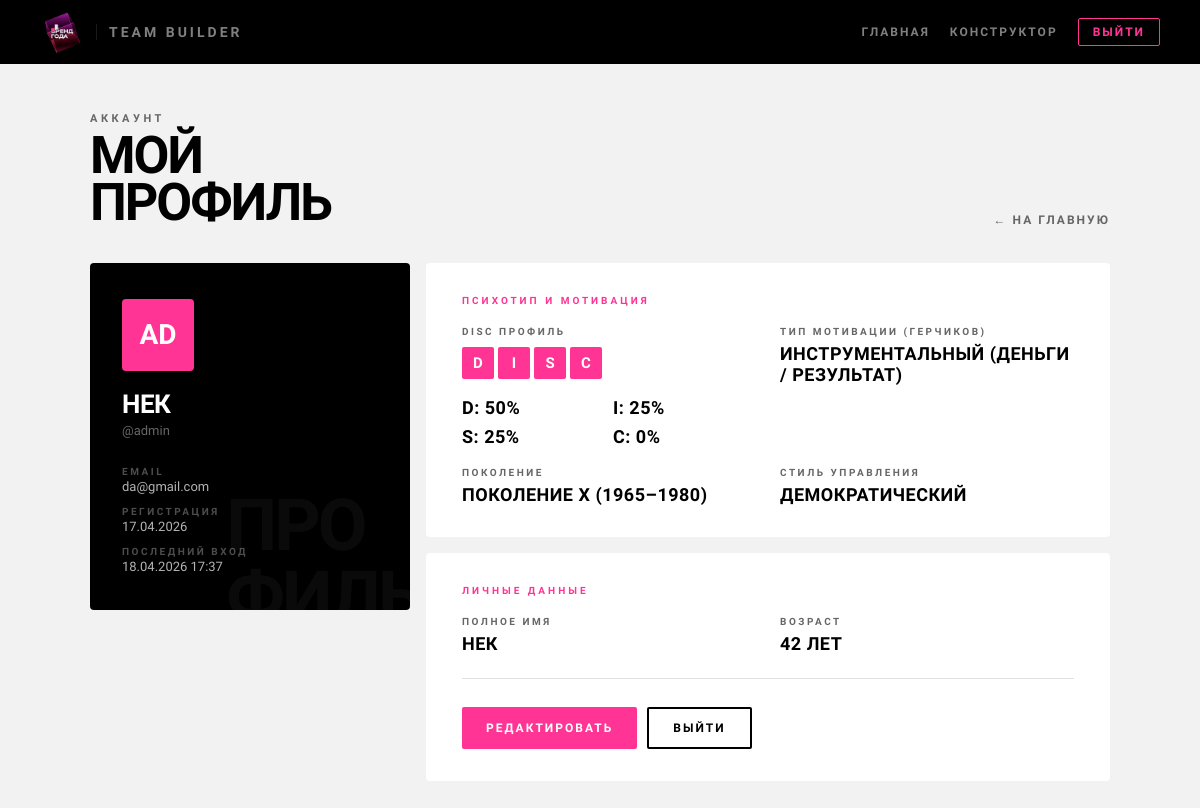
Page /profile/ (signed in) on the earlier database version.
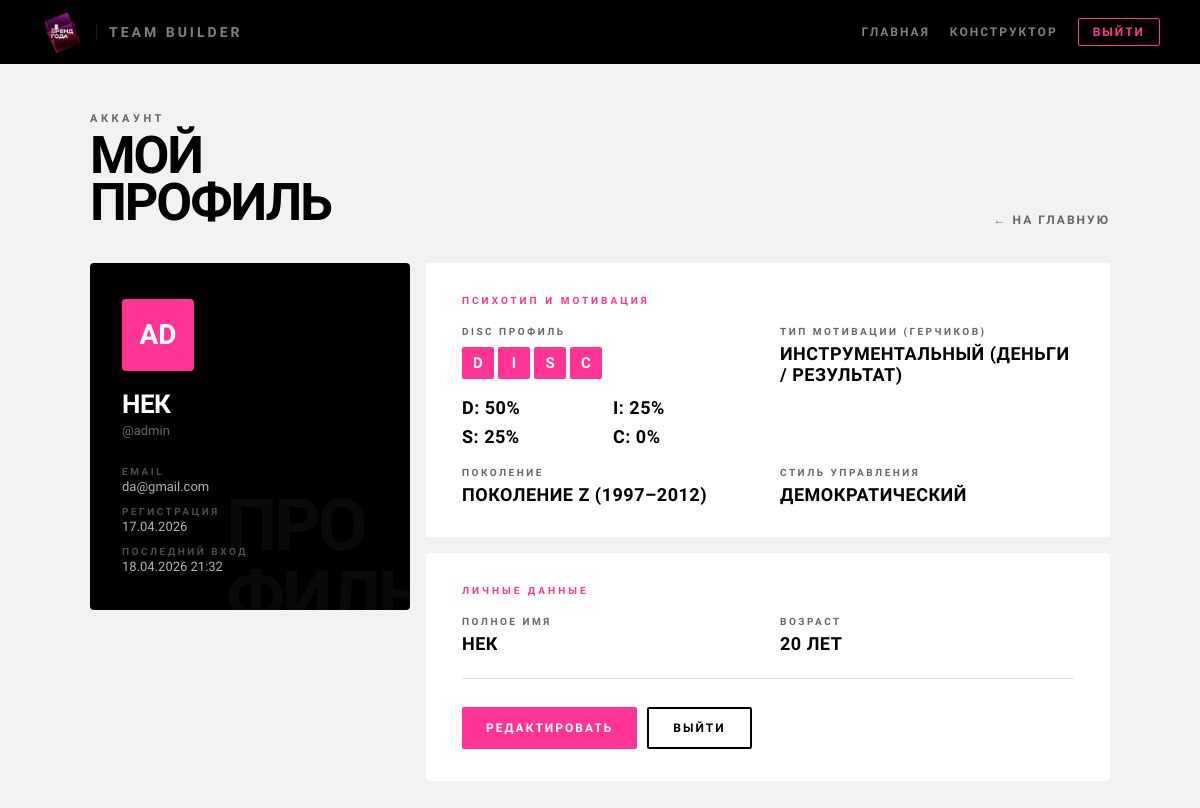
Same page on the later database version.
### core/models.py (models this page shows, shortened)
class CustomUser(AbstractUser):
    is_manager  = models.BooleanField(default=True,  verbose_name="Руководитель")
    is_employee = models.BooleanField(default=False, verbose_name="Сотрудник")
    disc_profile = models.JSONField(
        null=True,
        blank=True,
        verbose_name="DISC профиль руководителя",
        help_text='{"D": 80, "I": 40, "S": 30, "C": 60}'
    )
    gerchikov_type = models.CharField(
        max_length=50,
        choices=GERCHIKOV_CHOICES,
        null=True,
        blank=True,
        verbose_name="Тип мотивации по Герчикову"
    )
    age        = models.PositiveIntegerField(null=True, blank=True, verbose_name="Возраст")
    generation = models.CharField(
        max_length=10,
        choices=GENERATION_CHOICES,
        null=True,
        blank=True,
        verbose_name="Поколение"
    )
    leadership_style = models.CharField(
        max_length=50,
        choices=[
            ('authoritarian', 'Авторитарный'),
            ('democratic',    'Демократический'),
            ('coaching',      'Коучинг'),
            ('delegating',    'Делегирующий'),
        ],
        null=True,
        blank=True,
        verbose_name="Стиль управления"
    )
    role_style = models.TextField(blank=True, verbose_name="Описание стиля управления")
    class Meta:
        verbose_name        = "Пользователь"
        verbose_name_plural = "Пользователи"
    def get_generation_display(self):
        generations = {
            'X': 'Поколение X (1965–1980)',
            'BB': 'Бэби-бумеры (1944–1964)',
            'Y': 'Поколение Y / Миллениалы (1981–1996)',
            'Z': 'Поколение Z (1997–2012)',
            'Alpha': 'Поколение Alpha (2013+)',
        }
        return generations.get(self.generation, self.generation or 'Не указано')

### core/views.py (the view)
# urls.py: path('profile/', profile_view, name='profile'),
@login_required
def profile_view(request):
    user = request.user
    return render(request, 'profile.html', {'user': user})

### templates/profile.html (shortened to what this page needs)
{% load static %}
<!DOCTYPE html>
<html lang="ru">
<head>
    <link rel="stylesheet" href="{% static 'css/base.css' %}">
    <link rel="stylesheet" href="{% static 'css/profile.css' %}">
</head>
<body>
<header class="header">
    <a href="/" class="logo">
        <img src="{% static 'img/logo.caf05db1.gif' %}" alt="Бренд года" class="logo-img">
        <span class="logo-app-name">Team Builder</span>
    </a>
    <nav class="header-nav">
        <a href="/" class="nav-link">Главная</a>
        <a href="/constructor/" class="nav-link">Конструктор</a>
        <a href="{% url 'logout' %}" class="btn-logout">Выйти</a>
    </nav>
</header>
    <main class="page">
        <div class="page-header">
            <div>
                <p class="breadcrumb">Аккаунт</p>
                <h1 class="page-title">Мой<br>профиль</h1>
            </div>
            <a href="/" class="btn-back">← На главную</a>
        </div>
        <div class="profile-grid">
            <div class="identity-card">
                <div class="avatar-block">
                    {{ user.username|slice:":1"|upper }}{{ user.username|slice:"1:2"|upper }}
                </div>
                <div class="user-fullname">{{ user.get_full_name|default:user.username }}</div>
                <div class="user-username">@{{ user.username }}</div>
                <div class="meta-row">
                    <div class="meta-item">
                        <span class="meta-label">Email</span>
                        <span class="meta-value">{{ user.email|default:"—" }}</span>
                    </div>
                    <div class="meta-item">
                        <span class="meta-label">Регистрация</span>
                        <span class="meta-value">{{ user.date_joined|date:"d.m.Y" }}</span>
                    </div>
                    <div class="meta-item">
                        <span class="meta-label">Последний вход</span>
                        <span class="meta-value">{{ user.last_login|date:"d.m.Y H:i"|default:"—" }}</span>
                    </div>
                </div>
            </div>
            <div class="data-panel">
                <div class="section-card">
                    <p class="section-eyebrow">Психотип и мотивация</p>
                    <div class="fields-grid">
                        <div class="field">
                            <span class="field-label">DISC профиль</span>
                            {% if user.disc_profile %}
                                <div class="disc-badge">
                                    <span class="disc-letter {% if 'D' in user.disc_profile %}active{% endif %}">D</span>
                                    <span class="disc-letter {% if 'I' in user.disc_profile %}active{% endif %}">I</span>
                                    <span class="disc-letter {% if 'S' in user.disc_profile %}active{% endif %}">S</span>
                                    <span class="disc-letter {% if 'C' in user.disc_profile %}active{% endif %}">C</span>
                                </div>
                                <div style="margin-top: 12px; display: grid; grid-template-columns: repeat(2, minmax(90px, 1fr)); gap: 8px;">
                                    <span class="field-value">D: {{ user.disc_profile.D }}%</span>
                                    <span class="field-value">I: {{ user.disc_profile.I }}%</span>
                                    <span class="field-value">S: {{ user.disc_profile.S }}%</span>
                                    <span class="field-value">C: {{ user.disc_profile.C }}%</span>
                                </div>
                            {% else %}
                                <span class="field-value empty">Надо пройти тест</span>
                                <a href="{% url 'profile_disc_test' %}" class="btn-primary" style="margin-top: 10px; align-self: flex-start;">Пройти тест</a>
                            {% endif %}
                        </div>
                        <div class="field">
                            <span class="field-label">Тип мотивации (Герчиков)</span>
                            <span class="field-value {% if not user.get_gerchikov_type_display %}empty{% endif %}">
                                {{ user.get_gerchikov_type_display|default:"Не указан" }}
                            </span>
                        </div>
                        <div class="field">
                            <span class="field-label">Поколение</span>
                            <span class="field-value {% if not user.generation %}empty{% endif %}">
                                {{ user.get_generation_display|default:"Будет определено после указания возраста" }}
                            </span>
                        </div>
                        <div class="field">
                            <span class="field-label">Стиль управления</span>
                            <span class="field-value {% if not user.get_leadership_style_display %}empty{% endif %}">
                                {{ user.get_leadership_style_display|default:"Не указан" }}
                            </span>
                        </div>
                    </div>
                </div>
                <div class="section-card">
                    <p class="section-eyebrow">Личные данные</p>
                    <div class="fields-grid">
                        <div class="field">
                            <span class="field-label">Полное имя</span>
                            <span class="field-value {% if not user.get_full_name %}empty{% endif %}">
                                {{ user.get_full_name|default:"Не указано" }}
                            </span>
                        </div>
                        <div class="field">
                            <span class="field-label">Возраст</span>
                            <span class="field-value {% if not user.age %}empty{% endif %}">
                                {% if user.age %}{{ user.age }} лет{% else %}Не указан{% endif %}
                            </span>
                        </div>
                    </div>
                    <div class="divider"></div>
                    <div class="actions">
                        <a href="{% url 'profile_edit' %}" class="btn-primary">Редактировать</a>
                        <a href="{% url 'logout' %}" class="btn-secondary">Выйти</a>
                    </div>
                </div>
            </div>
        </div>
    </main>
</body>
</html>

### static/css/base.css (style rules this page uses)
*, *::before, *::after { box-sizing: border-box; margin: 0; padding: 0; }
:root { --black: #000000; --white: #FFFFFF; --pink: #FF3495; --gray-bg: #F2F2F2; --gray-text: #666666; --border: #E0E0E0; --font-heading: 'Barlow Condensed', sans-serif; --font-body: 'Barlow Semi Condensed', sans-serif; }
body { font-family: var(--font-body); background: var(--gray-bg); color: var(--black); min-height: 100vh; }
.header { background: var(--black); padding: 0 40px; height: 64px; display: flex; align-items: center; justify-content: space-between; }
.logo { display: flex; align-items: center; gap: 12px; text-decoration: none; }
.logo-img { height: 44px; width: auto; display: block; }
.logo-app-name, .logo-name { font-family: var(--font-heading); font-weight: 800; font-size: 14px; color: var(--white); letter-spacing: 3px; text-transform: uppercase; opacity: 0.5; padding-left: 12px; border-left: 1px solid rgba(255,255,255,0.2); }
.header-nav { display: flex; align-items: center; gap: 20px; }
.nav-link { font-family: var(--font-heading); font-size: 12px; font-weight: 700; letter-spacing: 2px; text-transform: uppercase; color: rgba(255,255,255,0.5); text-decoration: none; }
.btn-logout { font-family: var(--font-heading); font-size: 12px; font-weight: 700; letter-spacing: 2px; text-transform: uppercase; color: var(--pink); text-decoration: none; border: 1px solid var(--pink); padding: 6px 14px; border-radius: 2px; transition: background 0.15s, color 0.15s; }
.btn-primary { display: inline-flex; align-items: center; gap: 8px; background: var(--pink); color: var(--white); font-family: var(--font-heading); font-weight: 800; font-size: 12px; letter-spacing: 2px; text-transform: uppercase; text-decoration: none; padding: 13px 24px; border: none; border-radius: 2px; cursor: pointer; transition: background 0.15s; }
.btn-secondary { display: inline-flex; align-items: center; gap: 8px; background: transparent; color: var(--black); font-family: var(--font-heading); font-weight: 800; font-size: 12px; letter-spacing: 2px; text-transform: uppercase; text-decoration: none; padding: 12px 24px; border: 2px solid var(--black); border-radius: 2px; cursor: pointer; transition: background 0.15s, color 0.15s; }
.page { max-width: 1100px; margin: 0 auto; padding: 48px 40px; }

### templates/profile.html (style rules this page uses)
.page-header { display: flex; align-items: flex-end; justify-content: space-between; margin-bottom: 36px; }
.btn-back { display: inline-flex; align-items: center; gap: 8px; font-family: var(--font-heading); font-weight: 700; font-size: 12px; letter-spacing: 2px; text-transform: uppercase; color: var(--gray-text); text-decoration: none; transition: color 0.15s; }

Differences in the rows shown:
changed CustomUser "НЕК": last_login "18.04.2026 17:37" → "18.04.2026 21:32"; generation "ПОКОЛЕНИЕ X (1965–1980)" → "ПОКОЛЕНИЕ Z (1997–2012)"; age "42" → "20"
